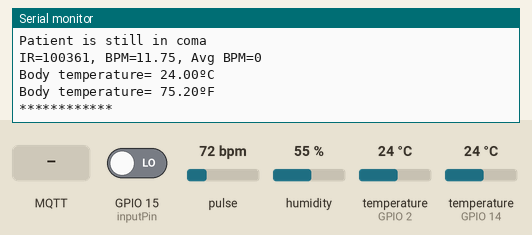
Simulated run of this sketch. Board: ESP8266 (NodeMCU). Shown: the last lines printed to the serial monitor. The inputs (shaded band) are chosen by the test bench; at power-on: GPIO 15 (inputPin) LOW, pulse 72 bpm, humidity 55 %, temperature (sensors on GPIO 2, GPIO 14) 24 °C. WiFi joins after 1.5 s; servers stay silent unless stated; the local clock reads 2024-03-15 10:24:30 at power-on unless the sketch sets it; no MQTT or app messages arrive unless stated.

Above: at 6.2 s.
6.3 s: GPIO 15 (inputPin) driven HIGH
12.2 s: MQTT message "1" arrives on the first subscribed topic
15.0 s: MQTT message "on" arrives on the first subscribed topic
17.8 s: MQTT message "off" arrives on the first subscribed topic
20.6 s: pulse set to 42 bpm
At 22.3 s:
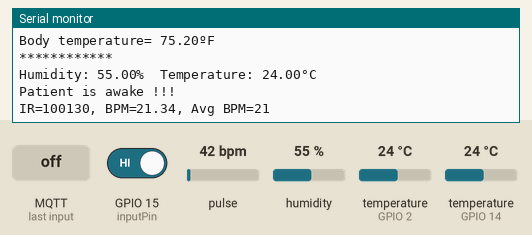
22.4 s: humidity set to 22 %
At 25.02 s:
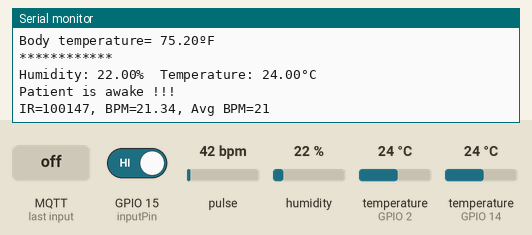
Timing chart, 0 to 25.2 s (numbered marks = the images above; inputs shaded):
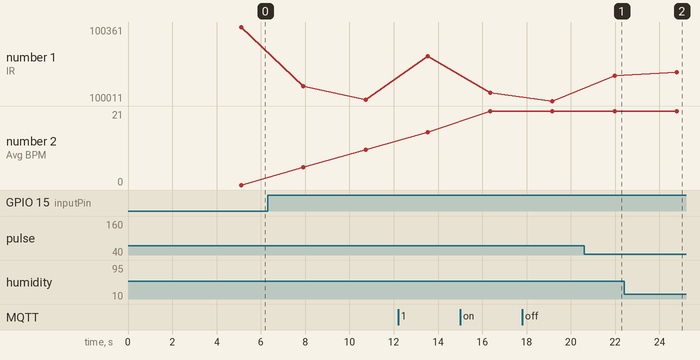

The sketch:

Main_IR_DHT11_BPM_bodytemp.ino
```cpp
#include <ESP8266WiFi.h>
#include <WiFiClientSecure.h>
#include <PubSubClient.h>
#include <ArduinoJson.h>
#include <time.h>
#include "secrets.h"
#include "DHT.h"
#define TIME_ZONE -5

#define DHTPIN 14        // Digital pin connected to the DHT sensor
#define DHTTYPE DHT11   // DHT 11

DHT dht(DHTPIN, DHTTYPE);

float h ;
float t;

 String(Msg);
 //int ledPin = 12; // choose pin for the LED
int inputPin = 15; // choose input pin (for Infrared sensor) D8(GPIO15)
int val = 0; // variable for reading the pin status

#include <Wire.h>
#include "MAX30105.h"

#include "heartRate.h"

MAX30105 particleSensor;

const byte RATE_SIZE = 4; //Increase this for more averaging. 4 is good.
byte rates[RATE_SIZE]; //Array of heart rates
byte rateSpot = 0;
long lastBeat = 0; //Time at which the last beat occurred

float beatsPerMinute;
int beatAvg;

#include <OneWire.h>
#include <DallasTemperature.h>

// GPIO where the DS18B20 is connected to
const int oneWireBus = 2;

// Setup a oneWire instance to communicate with any OneWire devices
OneWire oneWire(oneWireBus);

// Pass our oneWire reference to Dallas Temperature sensor
DallasTemperature sensors(&oneWire);
float temperatureC;
float temperatureF;

unsigned long lastMillis = 0;
unsigned long previousMillis = 0;
const long interval = 5000;

#define AWS_IOT_PUBLISH_TOPIC   "esp8266/pub"
#define AWS_IOT_SUBSCRIBE_TOPIC "esp8266/sub"

WiFiClientSecure net;

BearSSL::X509List cert(cacert);
BearSSL::X509List client_crt(client_cert);
BearSSL::PrivateKey key(privkey);

PubSubClient client(net);

time_t now;
time_t nowish = 1510592825;


void NTPConnect(void)
{
  Serial.print("Setting time using SNTP");
  configTime(TIME_ZONE * 3600, 0 * 3600, "pool.ntp.org", "time.nist.gov");
  now = time(nullptr);
  while (now < nowish)
  {
    delay(500);
    Serial.print(".");
    now = time(nullptr);
  }
  Serial.println("done!");
  struct tm timeinfo;
  gmtime_r(&now, &timeinfo);
  Serial.print("Current time: ");
  Serial.print(asctime(&timeinfo));
}


void messageReceived(char *topic, byte *payload, unsigned int length)
{
  Serial.print("Received [");
  Serial.print(topic);
  Serial.print("]: ");
  for (int i = 0; i < length; i++)
  {
    Serial.print((char)payload[i]);
  }
  Serial.println();
}


void connectAWS()
{
  delay(3000);
  WiFi.mode(WIFI_STA);
  WiFi.begin(WIFI_SSID, WIFI_PASSWORD);

  Serial.println(String("Attempting to connect to SSID: ") + String(WIFI_SSID));

  while (WiFi.status() != WL_CONNECTED)
  {
    Serial.print(".");
    delay(1000);
  }

  NTPConnect();

  net.setTrustAnchors(&cert);
  net.setClientRSACert(&client_crt, &key);

  client.setServer(MQTT_HOST, 8883);
  client.setCallback(messageReceived);


  Serial.println("Connecting to AWS IOT");

  while (!client.connect(THINGNAME))
  {
    Serial.print(".");
    delay(1000);
  }

  if (!client.connected()) {
    Serial.println("AWS IoT Timeout!");
    return;
  }
  // Subscribe to a topic
  client.subscribe(AWS_IOT_SUBSCRIBE_TOPIC);

  Serial.println("AWS IoT Connected!");
}


void publishMessage()
{
  StaticJsonDocument<200> doc;
  doc["time"] = millis();
  doc["humidity"] = h;
  doc["temperature"] = t;
  doc["Condition"] = Msg;
  doc["BPM= "] = beatsPerMinute;
  doc["Avg BPM="] = beatAvg;
  doc["Body Temperature in ºC"] = temperatureC;
  doc["Body Temperature in ºF"] = temperatureF;
  char jsonBuffer[512];
  serializeJson(doc, jsonBuffer); // print to client

  client.publish(AWS_IOT_PUBLISH_TOPIC, jsonBuffer);
}


void setup()
{
  Serial.begin(115200);
  connectAWS();
  dht.begin();
  //pinMode(ledPin, OUTPUT); // declare LED as output
   pinMode(inputPin, INPUT); // declare Infrared sensor as input
   // Initialize sensor
  if (!particleSensor.begin(Wire, I2C_SPEED_FAST)) //Use default I2C port, 400kHz speed
  {
    Serial.println("MAX30102 was not found. Please check wiring/power. ");
    while (1);
  }
  Serial.println("Place your index finger on the sensor with steady pressure.");

  particleSensor.setup(); //Configure sensor with default settings
  particleSensor.setPulseAmplitudeRed(0x0A); //Turn Red LED to low to indicate sensor is running
  particleSensor.setPulseAmplitudeGreen(0); //Turn off Green LED

  // Start the DS18B20 sensor
  sensors.begin();
}


void loop()
{
  h = dht.readHumidity();
  t = dht.readTemperature();

  if (isnan(h) || isnan(t) )  // Check if any reads failed and exit early (to try again).
  {
    Serial.println(F("Failed to read from DHT sensor!"));
    return;
  }

  Serial.print(F("Humidity: "));
  Serial.print(h);
  Serial.print(F("%  Temperature: "));
  Serial.print(t);
  Serial.println(F("°C "));


  val = digitalRead(inputPin); // read input value


   if (val == HIGH)
   { // check if the input is HIGH
      //digitalWrite(ledPin, LOW); // turn LED OFF
      Msg="Patient is awake !!!";
    }
   else
   {
      //digitalWrite(ledPin, HIGH); // turn LED ON
      Msg="Patient is still in coma ";
   }
    Serial.println(Msg);

    long irValue = particleSensor.getIR();

  if (checkForBeat(irValue) == true)
  {
    //We sensed a beat!
    long delta = millis() - lastBeat;
    lastBeat = millis();

    beatsPerMinute = 60 / (delta / 1000.0);

    if (beatsPerMinute < 255 && beatsPerMinute > 20)
    {
      rates[rateSpot++] = (byte)beatsPerMinute; //Store this reading in the array
      rateSpot %= RATE_SIZE; //Wrap variable

      //Take average of readings
      beatAvg = 0;
      for (byte x = 0 ; x < RATE_SIZE ; x++)
        beatAvg += rates[x];
      beatAvg /= RATE_SIZE;
    }
    }

  Serial.print("IR=");
  Serial.print(irValue);
  Serial.print(", BPM=");
  Serial.print(beatsPerMinute);
  Serial.print(", Avg BPM=");
  Serial.println(beatAvg);

  if (irValue < 50000)
    Serial.print(" No finger?");

  Serial.println();

  sensors.requestTemperatures();
  temperatureC = sensors.getTempCByIndex(0);
  temperatureF = sensors.getTempFByIndex(0);
  Serial.print("Body temperature= ");
  Serial.print(temperatureC);
  Serial.println("ºC");
  Serial.print("Body temperature= ");
  Serial.print(temperatureF);
  Serial.println("ºF");
  Serial.println("************");
  delay(2000);

  now = time(nullptr);

  if (!client.connected())
  {
    connectAWS();
  }
  else
  {
    client.loop();
    if (millis() - lastMillis > 5000)
    {
      lastMillis = millis();
      publishMessage();
    }
  }
}
```

secrets.h
```cpp
#include <pgmspace.h>

#define SECRET

const char WIFI_SSID[] = "<wifi name>";               //TAMIM2.4G
const char WIFI_PASSWORD[] = "<Wifi password>";           //0544287380

#define THINGNAME "esp8266"

int8_t TIME_ZONE = -5; //NYC(USA): -5 UTC

const char MQTT_HOST[] = "a1ixve6l7yecoq-ats.iot.eu-north-1.amazonaws.com";


// Amazon Root CA 1
static const char cacert[] PROGMEM = R"EOF(
-----BEGIN CERTIFICATE-----
MIIDQTCCAimgAwIBAgITBmyfz5m/jAo54vB4ikPmljZbyjANBgkqhkiG9w0BAQsF
ADA5MQswCQYDVQQGEwJVUzEPMA0GA1UEChMGQW1hem9uMRkwFwYDVQQDExBBbWF6
b24gUm9vdCBDQSAxMB4XDTE1MDUyNjAwMDAwMFoXDTM4MDExNzAwMDAwMFowOTEL
MAkGA1UEBhMCVVMxDzANBgNVBAoTBkFtYXpvbjEZMBcGA1UEAxMQQW1hem9uIFJv
b3QgQ0EgMTCCASIwDQYJKoZIhvcNAQEBBQADggEPADCCAQoCggEBALJ4gHHKeNXj
ca9HgFB0fW7Y14h29Jlo91ghYPl0hAEvrAIthtOgQ3pOsqTQNroBvo3bSMgHFzZM
9O6II8c+6zf1tRn4SWiw3te5djgdYZ6k/oI2peVKVuRF4fn9tBb6dNqcmzU5L/qw
IFAGbHrQgLKm+a/sRxmPUDgH3KKHOVj4utWp+UhnMJbulHheb4mjUcAwhmahRWa6
VOujw5H5SNz/0egwLX0tdHA114gk957EWW67c4cX8jJGKLhD+rcdqsq08p8kDi1L
93FcXmn/6pUCyziKrlA4b9v7LWIbxcceVOF34GfID5yHI9Y/QCB/IIDEgEw+OyQm
jgSubJrIqg0CAwEAAaNCMEAwDwYDVR0TAQH/BAUwAwEB/zAOBgNVHQ8BAf8EBAMC
AYYwHQYDVR0OBBYEFIQYzIU07LwMlJQuCFmcx7IQTgoIMA0GCSqGSIb3DQEBCwUA
A4IBAQCY8jdaQZChGsV2USggNiMOruYou6r4lK5IpDB/G/wkjUu0yKGX9rbxenDI
U5PMCCjjmCXPI6T53iHTfIUJrU6adTrCC2qJeHZERxhlbI1Bjjt/msv0tadQ1wUs
N+gDS63pYaACbvXy8MWy7Vu33PqUXHeeE6V/Uq2V8viTO96LXFvKWlJbYK8U90vv
o/ufQJVtMVT8QtPHRh8jrdkPSHCa2XV4cdFyQzR1bldZwgJcJmApzyMZFo6IQ6XU
5MsI+yMRQ+hDKXJioaldXgjUkK642M4UwtBV8ob2xJNDd2ZhwLnoQdeXeGADbkpy
rqXRfboQnoZsG4q5WTP468SQvvG5
-----END CERTIFICATE-----
)EOF";


// Copy contents from XXXXXXXX-certificate.pem.crt here ▼
static const char client_cert[] PROGMEM = R"KEY(
-----BEGIN CERTIFICATE-----
MIIDWjCCAkKgAwIBAgIVAIgN/cNL+cyy04CrSPezhl4I4Z7bMA0GCSqGSIb3DQEB
CwUAME0xSzBJBgNVBAsMQkFtYXpvbiBXZWIgU2VydmljZXMgTz1BbWF6b24uY29t
IEluYy4gTD1TZWF0dGxlIFNUPVdhc2hpbmd0b24gQz1VUzAeFw0yNDAzMDYwOTI0
NTlaFw00OTEyMzEyMzU5NTlaMB4xHDAaBgNVBAMME0FXUyBJb1QgQ2VydGlmaWNh
dGUwggEiMA0GCSqGSIb3DQEBAQUAA4IBDwAwggEKAoIBAQDHMBwjG5jGC8xT2OUY
NInZ/a5Tr05/dpMbM+xZELAT+RATt1X/BgMCe07I2Wbc+f1VSXdtpLVpxEtGYRu4
YZeBdNu/HhS3tYrhvySXYk5SMe4EqQxt07bQ4jv1GbIrNl/KgseK+0lZy70vuVcG
U50yj7510S6U3HXtNcmmtkJUrndoYaeVA08JP+BlkSa5i3/453ezCUgqUUQVXmbf
nnRJoXiyjn4kiGP0J61TzQfkJ4fiMfvy4fqrp7NlBFnpQM4GWv82zik6sCEwd2Qt
Yn+aoZWbAeG6O/nO1vYDbFw7PfQ/oXMG3Q4k38Y/hqzSdj6WmWEfXlw7UObS/PCg
0bXrAgMBAAGjYDBeMB8GA1UdIwQYMBaAFOlLAkTR6mJRGn6z7kw9k5gDFvpWMB0G
A1UdDgQWBBTTQKXK+SwVQcFKgIzOYiYlpLyQrzAMBgNVHRMBAf8EAjAAMA4GA1Ud
DwEB/wQEAwIHgDANBgkqhkiG9w0BAQsFAAOCAQEAcT6t+r5X2unZ+bl2PVxuQQtD
7EY/h6GNd0P3PWQzoEE/xgKS/LESOze1KByDeVmGUxc6+KQw48dqLzbQ8K8C/hwk
jCyljCy/KKecz9ni/b5cyc4XKy3Osif8bH37kK18R8Wo7nA0TznnuZXZJV0FVkMW
ski/o7O+46G9CxU7ziWQJ/8729UC0895X+v5ZPyDo/Xieuie4NdLW+OgALA49xxD
CmDVns9lluEHga/ViaPiUccMVGJchbqDCOdLwh8niCTuAGYD4oX2q69mylGVx1SV
di4wDhLwUYpIZZg7s/BMlN9d4fJKl64Zf77ZVDhRX+H9XmcPADf2OUCjlxb6+g==
-----END CERTIFICATE-----

)KEY";


// Copy contents from  XXXXXXXX-private.pem.key here ▼
static const char privkey[] PROGMEM = R"KEY(
-----BEGIN RSA PRIVATE KEY-----
MIIEpAIBAAKCAQEAxzAcIxuYxgvMU9jlGDSJ2f2uU69Of3aTGzPsWRCwE/kQE7dV
/wYDAntOyNlm3Pn9VUl3baS1acRLRmEbuGGXgXTbvx4Ut7WK4b8kl2JOUjHuBKkM
bdO20OI79RmyKzZfyoLHivtJWcu9L7lXBlOdMo++ddEulNx17TXJprZCVK53aGGn
lQNPCT/gZZEmuYt/+Od3swlIKlFEFV5m3550SaF4so5+JIhj9CetU80H5CeH4jH7
8uH6q6ezZQRZ6UDOBlr/Ns4pOrAhMHdkLWJ/mqGVmwHhujv5ztb2A2xcOz30P6Fz
Bt0OJN/GP4as0nY+lplhH15cO1Dm0vzwoNG16wIDAQABAoIBAQC2FrXyJj0/9vMg
R2wO96B5Zl3h5KWnAjeyq4HJXecJKytWSshTrSQ9NYotNAjDw8iiGdoSonqxKKAD
w6w6nwSIdNKZ4R7hXhWLD1idB2I/46MKIZvaHqvGQrq68nWc6UUidPGDjPpeG1Fk
elMi1ncjDKL5Q3QI44zuf7hLLdxvWbyyIhE2fK1jXavMT/IkhQugp35WimlbAXlG
QIV4MUx+6gUCkFaO3l0awQXzOdH6CCOz+QyfJuSr/S0j+//Z/QKhGO6J2h4pHI8z
3AmrTPKZ0cz88lPVmJE3bZu+1C63N4kR0ZpW87P/n9oIH9177qtn1N7s95L2wYiB
DNJkKnVRAoGBAPIhxuIv3ZGd7rOHOaK32beMBeDBMF4+o0gkhRC5jmCWSxICoVJc
i7Fdrcr7cxUIr648s8+hL9yKbuZv6B5aED7OcO0Ao1abxd78wugpQNcKNoCpoWVv
+drkvAbEl6jW05WFPXHxNNqxUOTrhb2BUH0gAKgIunXPTW87pIReLnkjAoGBANKY
rER+RwXb+YBE5AtW2Jo/jGLNFEVAAytpKjM2vK+y0GIG8vBl+1bCqr9K57r5vwXB
lsQYbCgS1L9mBhp8gAn6JDGxFgR1yeF1l/56Y3aRExn5KTTiW8OMkePWwxtBJSIg
dzB5YD+BD7vvZ5zPdgxd7WXdIuKy3/umcvcEhHCZAoGAEQ3f/D5y1LbTAUIdBSD9
7LeoElSJG5o91e78kFkBdjwfvX0B79Mk47E9dHaRfIHIHfWYlJ89x8LYXNK0/q5J
RqMzwP2yg38lSLd04vVE4+CMRjOscoCYkJpbw/5E0FeRP47K7SOYHW8vy2/rU5Ww
HaALa8pxl6qqQZNp2wjnLRECgYEAztv0apr3PIQkgaApuBGoVWsShIIY5STJeDym
nQOpN5QXKBLXUtd5mHFCsv/quzhSMF9Frnym0H4ex5p5aE7ene482yqtC9h/YpzV
nbuuM2qxLpQVq8KkjGJpczkjEIRe6zSkntK6feZSBDJWviryM5eXdrVObQtzA4ct
6gFf7hECgYAkrvQ0/25fkbdA2wKQvDU66TejJmasxjMwPqNE3I/yx7pxcfTWNswq
+NBwGQolqqs9T2wjZbL8MIacbSsZGH73CknmlraWLFYpdJGnMDUCv+c/B7+wodiu
NLraj++v7gEO6ZAQ9DPVd1AFN8hlV7BSbaAfueyxghQxF4CH/zChvA==
-----END RSA PRIVATE KEY-----

)KEY";
```

Measured:
- after the input at 20.6 s, the serial monitor: prints a new line after 1.4 s (image 1)
- after the input at 22.4 s, the serial monitor: prints a new line after 2.4 s (image 2)
- plotted number 1: 100011 → 100130 after the input at 20.6 s
